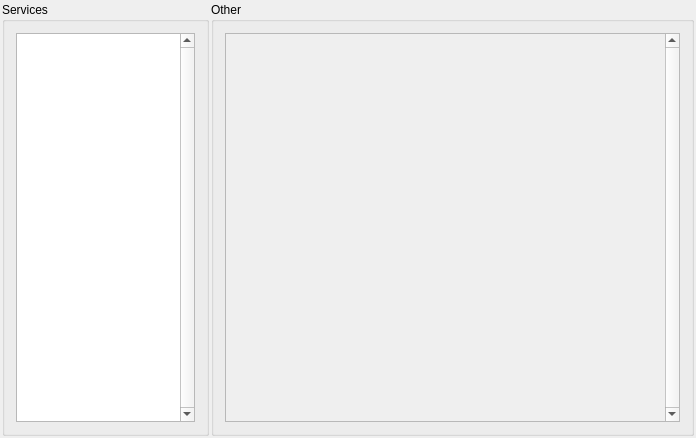
<?xml version="1.0" encoding="UTF-8"?>
<ui version="4.0">
 <class>INetSimAnalyzerConfig</class>
 <widget class="QWidget" name="INetSimAnalyzerConfig">
  <property name="windowModality">
   <enum>Qt::NonModal</enum>
  </property>
  <property name="geometry">
   <rect>
    <x>0</x>
    <y>0</y>
    <width>696</width>
    <height>438</height>
   </rect>
  </property>
  <layout class="QHBoxLayout" name="horizontalLayout_2" stretch="3,7">
   <property name="spacing">
    <number>2</number>
   </property>
   <property name="leftMargin">
    <number>2</number>
   </property>
   <property name="topMargin">
    <number>2</number>
   </property>
   <property name="rightMargin">
    <number>2</number>
   </property>
   <property name="bottomMargin">
    <number>2</number>
   </property>
   <item>
    <widget class="QGroupBox" name="groupBox_Services">
     <property name="title">
      <string>Services</string>
     </property>
     <layout class="QHBoxLayout" name="horizontalLayout">
      <item>
       <widget class="QListView" name="listView">
        <property name="verticalScrollBarPolicy">
         <enum>Qt::ScrollBarAlwaysOn</enum>
        </property>
        <property name="alternatingRowColors">
         <bool>true</bool>
        </property>
        <property name="selectionMode">
         <enum>QAbstractItemView::NoSelection</enum>
        </property>
        <property name="selectionBehavior">
         <enum>QAbstractItemView::SelectRows</enum>
        </property>
       </widget>
      </item>
     </layout>
    </widget>
   </item>
   <item>
    <widget class="QGroupBox" name="groupBox_Other">
     <property name="title">
      <string>Other</string>
     </property>
     <layout class="QVBoxLayout" name="verticalLayout_2">
      <item>
       <widget class="QScrollArea" name="scrollArea">
        <property name="verticalScrollBarPolicy">
         <enum>Qt::ScrollBarAlwaysOn</enum>
        </property>
        <property name="widgetResizable">
         <bool>true</bool>
        </property>
        <widget class="QWidget" name="scrollAreaWidgetContents">
         <property name="geometry">
          <rect>
           <x>0</x>
           <y>0</y>
           <width>443</width>
           <height>391</height>
          </rect>
         </property>
         <layout class="QFormLayout" name="formLayout"/>
        </widget>
       </widget>
      </item>
     </layout>
    </widget>
   </item>
  </layout>
 </widget>
 <layoutdefault spacing="6" margin="11"/>
 <resources/>
 <connections/>
</ui>
